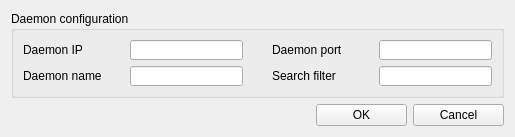
<?xml version="1.0" encoding="UTF-8"?>
<ui version="4.0">
 <class>LoadDaemonUI</class>
 <widget class="QDialog" name="LoadDaemonUI">
  <property name="geometry">
   <rect>
    <x>0</x>
    <y>0</y>
    <width>515</width>
    <height>126</height>
   </rect>
  </property>
  <property name="windowTitle">
   <string>USBIPManager - Load daemon</string>
  </property>
  <layout class="QGridLayout" name="dialog_lyt">
   <item row="0" column="0" colspan="3">
    <widget class="QGroupBox" name="dmn_config_box">
     <property name="title">
      <string>Daemon configuration</string>
     </property>
     <layout class="QGridLayout" name="dmn_config_box_lyt">
      <item row="0" column="1">
       <widget class="QLineEdit" name="dmn_addr">
        <property name="minimumSize">
         <size>
          <width>113</width>
          <height>20</height>
         </size>
        </property>
        <property name="maximumSize">
         <size>
          <width>113</width>
          <height>16777215</height>
         </size>
        </property>
       </widget>
      </item>
      <item row="1" column="0">
       <widget class="QLabel" name="dmn_name_lbl">
        <property name="minimumSize">
         <size>
          <width>101</width>
          <height>0</height>
         </size>
        </property>
        <property name="text">
         <string>Daemon name</string>
        </property>
       </widget>
      </item>
      <item row="1" column="3">
       <widget class="QLabel" name="dmn_filter_lbl">
        <property name="minimumSize">
         <size>
          <width>101</width>
          <height>0</height>
         </size>
        </property>
        <property name="text">
         <string>Search filter</string>
        </property>
       </widget>
      </item>
      <item row="1" column="1">
       <widget class="QLineEdit" name="dmn_name">
        <property name="minimumSize">
         <size>
          <width>113</width>
          <height>20</height>
         </size>
        </property>
        <property name="maximumSize">
         <size>
          <width>113</width>
          <height>16777215</height>
         </size>
        </property>
       </widget>
      </item>
      <item row="0" column="0">
       <widget class="QLabel" name="dmn_addr_lbl">
        <property name="minimumSize">
         <size>
          <width>101</width>
          <height>0</height>
         </size>
        </property>
        <property name="text">
         <string>Daemon IP</string>
        </property>
       </widget>
      </item>
      <item row="0" column="4">
       <widget class="QLineEdit" name="dmn_port">
        <property name="minimumSize">
         <size>
          <width>113</width>
          <height>20</height>
         </size>
        </property>
        <property name="maximumSize">
         <size>
          <width>113</width>
          <height>16777215</height>
         </size>
        </property>
       </widget>
      </item>
      <item row="0" column="3">
       <widget class="QLabel" name="dmn_port_lbl">
        <property name="minimumSize">
         <size>
          <width>101</width>
          <height>0</height>
         </size>
        </property>
        <property name="text">
         <string>Daemon port</string>
        </property>
       </widget>
      </item>
      <item row="1" column="4">
       <widget class="QLineEdit" name="dmn_filter">
        <property name="minimumSize">
         <size>
          <width>113</width>
          <height>20</height>
         </size>
        </property>
        <property name="maximumSize">
         <size>
          <width>113</width>
          <height>16777215</height>
         </size>
        </property>
       </widget>
      </item>
      <item row="0" column="2">
       <spacer name="dmn_config_box_spacer_1">
        <property name="orientation">
         <enum>Qt::Horizontal</enum>
        </property>
        <property name="sizeHint" stdset="0">
         <size>
          <width>40</width>
          <height>20</height>
         </size>
        </property>
       </spacer>
      </item>
      <item row="1" column="2">
       <spacer name="dmn_config_box_spacer_2">
        <property name="orientation">
         <enum>Qt::Horizontal</enum>
        </property>
        <property name="sizeHint" stdset="0">
         <size>
          <width>40</width>
          <height>20</height>
         </size>
        </property>
       </spacer>
      </item>
     </layout>
    </widget>
   </item>
   <item row="1" column="0">
    <spacer name="btn_spacer">
     <property name="orientation">
      <enum>Qt::Horizontal</enum>
     </property>
     <property name="sizeHint" stdset="0">
      <size>
       <width>40</width>
       <height>20</height>
      </size>
     </property>
    </spacer>
   </item>
   <item row="1" column="2">
    <widget class="QPushButton" name="cancel_btn">
     <property name="minimumSize">
      <size>
       <width>91</width>
       <height>0</height>
      </size>
     </property>
     <property name="maximumSize">
      <size>
       <width>91</width>
       <height>16777215</height>
      </size>
     </property>
     <property name="text">
      <string>Cancel</string>
     </property>
     <property name="autoDefault">
      <bool>false</bool>
     </property>
    </widget>
   </item>
   <item row="1" column="1">
    <widget class="QPushButton" name="apply_btn">
     <property name="minimumSize">
      <size>
       <width>91</width>
       <height>0</height>
      </size>
     </property>
     <property name="maximumSize">
      <size>
       <width>91</width>
       <height>16777215</height>
      </size>
     </property>
     <property name="text">
      <string>OK</string>
     </property>
     <property name="autoDefault">
      <bool>false</bool>
     </property>
    </widget>
   </item>
  </layout>
 </widget>
 <tabstops>
  <tabstop>dmn_addr</tabstop>
  <tabstop>dmn_port</tabstop>
  <tabstop>dmn_name</tabstop>
  <tabstop>dmn_filter</tabstop>
  <tabstop>apply_btn</tabstop>
  <tabstop>cancel_btn</tabstop>
 </tabstops>
 <resources/>
 <connections/>
</ui>
